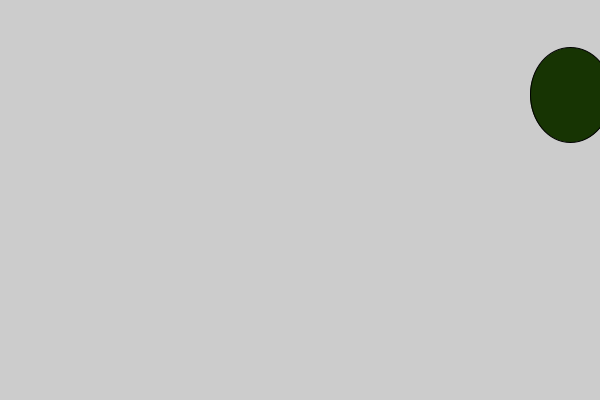
Frame 1 (no input)
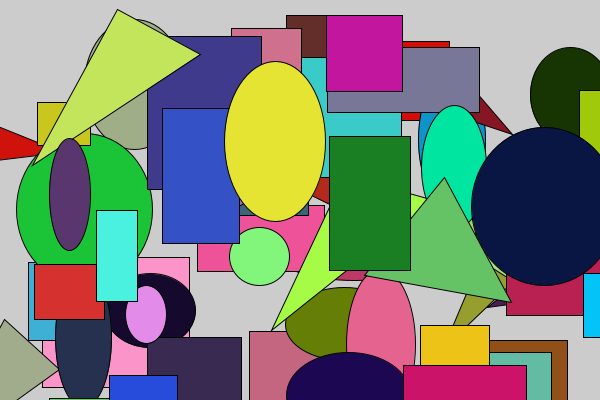
Frame 60 (the mouse pressed at the canvas centre just before this capture)
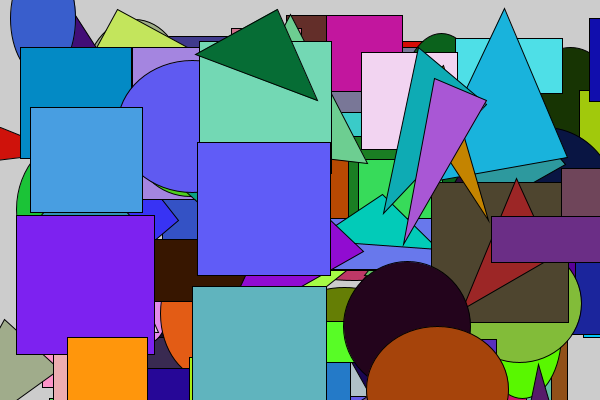
Frame 120 (the mouse held since frame 60 and released just before this capture)

The Processing sketch that drew these frames (run headless with seeded random() and noise(); from frame 60 on, the mouse is pressed at the canvas centre):

// Processing sketch: OBJECTS_AND_STUFF
// ── OBJECTS_AND_STUFF.pde
class Firkant {
  // klassens attributter/ tilstand
  float x, y;

  //konstroktøren
  Firkant() {
    generate(); // OPGAVE 1
  }

  // klassens metoder

  // find to tilfældige værdier inden for canvas størrelsen
  void generate() {
    this.x = random(600);
    this.y = random(400);
  }

  // tegn firkant på canvas
  void drawFirkant() {
    fill(random(256), random(256), random(256)); //OPGAVE 2
    square(x, y, random(60, 140));
  }
}

//-------------------------------------FIRKANT-CIRKEL-----------------------------------------------------

class Cirkel { //OPGAVE 5

  float x, y;

  Cirkel() {
    generate();
  }

  void generate() {
    this.x = random(600);
    this.y = random(400);
  }

  void drawCircle() {
    fill(random(256), random(256), random(256)); //OPGAVE 2
    ellipse(x, y, random(40, 160),random(40,160)); // OPGAVE 3
  }
}

//----------------------------------------CIRKEL-TREKANT--------------------------------------------------

class Trekant { //OPGAVE 6

  float x, y;

  Trekant() {
    generate();
  }

  void generate() {
    this.x = random(600);
    this.y = random(400);
  }

  void drawTriangle() {
    fill(random(256), random(256), random(256)); //OPGAVE 2
    triangle(x, y, x+random(30, 90), y+random(20, 180), x-random(30, 90), y+random(20, 180)); // OPGAVE 3 & 7
  }
}

//-------------------------------------------TREKANT-REKTANGEL-----------------------------------------------

class Rektangel { //OPGAVE 6

  float x, y;

  Rektangel() {
    generate();
  }

  void generate() {
    this.x = random(600);
    this.y = random(400);
  }

  void drawRect() {
    fill(random(256), random(256), random(256)); //OPGAVE 2
    rect(x, y, random(40, 160), random(40, 160)); // OPGAVE 3 & 7
  }
}


//------------------------------------------------------------------------------------------

// initiering af variablen f
Firkant f;
Cirkel d;
Trekant t;
Rektangel r;

int yes = 100;

void setup() {
  size (600, 400);
}

void draw() {
  // initiering af objektet f
  f = new Firkant();
  d = new Cirkel();
  t = new Trekant();
  r = new Rektangel();

  // kald metoden generate som laver en tilfældig x og y pos
  //f.generate();
  // tegner firkanten på canvas
  
  int i = (int)random(4);

    if (i == 0) {
      f.drawFirkant();
    }

    if (i == 1) {
      d.drawCircle();
    }

    if (i == 2) {
      t.drawTriangle();
    }

    if (i == 3) {
      r.drawRect();
    }
  



  //f = new Firkant(); //OPGAVE 4
  //f.drawEllipse();
}
